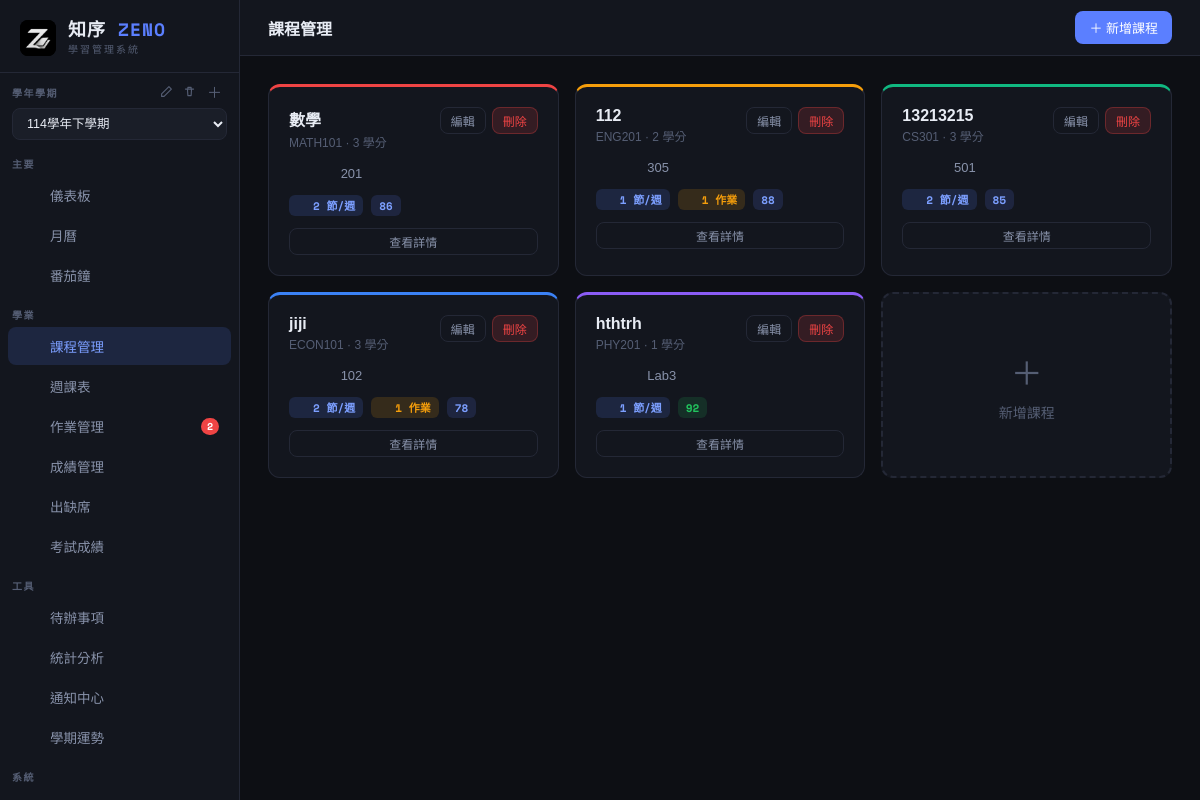
Screenshot of /courses.php (signed in) with the database file from the repository.
### tables this page shows
CREATE TABLE courses (
    id INTEGER PRIMARY KEY AUTOINCREMENT,
    name TEXT NOT NULL,
    code TEXT,
    teacher TEXT,
    location TEXT,
    color TEXT DEFAULT '#6366f1',
    credits INTEGER DEFAULT 3,
    created_at DATETIME DEFAULT CURRENT_TIMESTAMP
, semester_id INTEGER DEFAULT 1);

### courses.php (the view, shortened to what this page needs)
<?php
require_once 'includes/functions.php';
require_once 'includes/db.php';
$sem_id = active_semester_id($pdo);
$courses = $pdo->prepare("
    SELECT c.*,
        (SELECT COUNT(*) FROM assignments WHERE course_id=c.id AND status='pending') as pending_hw,
        (SELECT ROUND(AVG(score/max_score*100),1) FROM grades WHERE course_id=c.id) as avg_grade,
        (SELECT COUNT(*) FROM schedule WHERE course_id=c.id) as schedule_count
    FROM courses c WHERE c.semester_id=? ORDER BY c.id
");
$courses->execute([$sem_id]);
$courses = $courses->fetchAll();
$pending_assignments = $pdo->query("SELECT COUNT(*) FROM assignments WHERE status='pending'")->fetchColumn() ?: null;
?>
<a href="#" onclick="openModal('addModal')" class="btn btn-primary">＋ 新增課程</a>
<?php
require_once 'includes/header.php';
?>
<div class="grid grid-3" style="margin-bottom:20px">
    <?php foreach($courses as $c): ?>
    <div class="card" style="border-top: 3px solid <?= h($c['color']) ?>">
        <div style="display:flex;align-items:flex-start;justify-content:space-between;margin-bottom:12px">
            <div>
                <div style="font-size:16px;font-weight:700;color:var(--text)"><?= h($c['name']) ?></div>
                <div style="font-size:12px;color:var(--text3);margin-top:2px"><?= h($c['code']) ?> · <?= $c['credits'] ?> 學分</div>
            </div>
            <div style="display:flex;gap:6px">
                <button class="btn btn-ghost btn-sm" onclick="editCourse(<?= htmlspecialchars(json_encode($c)) ?>)">編輯</button>
                <form method="post" style="display:inline" onsubmit="return confirm('確定刪除「<?= h($c['name']) ?>」？')">
                    <button class="btn btn-danger btn-sm">刪除</button>
                </form>
            </div>
        </div>
        <div style="display:flex;gap:16px;margin-bottom:14px;font-size:13px;color:var(--text2)">
            <span><?=svg_icon('teacher')?> <?= h($c['teacher'] ?? '—') ?></span>
            <span><?=svg_icon('location')?> <?= h($c['location'] ?? '—') ?></span>
        </div>
        <div style="display:flex;gap:8px;flex-wrap:wrap">
            <span class="badge badge-blue"><?=svg_icon('calendar')?> <?= $c['schedule_count'] ?> 節/週</span>
            <?php if($c['pending_hw'] > 0): ?>
            <span class="badge badge-yellow"><?=svg_icon('assignments')?> <?= $c['pending_hw'] ?> 作業</span>
            <?php endif; ?>
            <?php if($c['avg_grade']): ?>
            <?= grade_badge($c['avg_grade']) ?>
            <?php endif; ?>
        </div>
        <div style="display:flex;gap:6px;margin-top:12px">
            <a href="course_detail.php?id=<?= $c['id'] ?>" class="btn btn-ghost btn-sm" style="flex:1;justify-content:center">查看詳情</a>
        </div>
    </div>
    <?php endforeach; ?>
    <div class="card" style="border:2px dashed var(--border);display:flex;align-items:center;justify-content:center;cursor:pointer;min-height:160px"
         onclick="openModal('addModal')">
        <div style="text-align:center;color:var(--text3)">
            <div style="font-size:32px;margin-bottom:8px">＋</div>
            <div>新增課程</div>
        </div>
    </div>
</div>
<?php require_once 'includes/footer.php'; ?>

### includes/functions.php (shortened to what this page needs)
<?php
function svg_icon($key, $size = 16) {
    $s = $size;
    $svg = $icons[$key] ?? $icons['notes'];
    return "<span class='nav-svg-icon' style='display:inline-flex;align-items:center;justify-content:center;width:{$s}px;height:{$s}px;flex-shrink:0'>{$svg}</span>";
}
function nav_item($icon, $label, $page, $current, $badge = null) {
    $active = ($current === $page) ? ' active' : '';
    $b = $badge ? "<span class='nav-badge'>{$badge}</span>" : '';
    $icon_html = svg_icon($icon);
    echo "<a href='{$page}' class='nav-item{$active}'><span class='icon'>{$icon_html}</span>{$label}{$b}</a>";
}
function h($s) { return htmlspecialchars($s ?? '', ENT_QUOTES); }
function grade_badge($pct) {
    if ($pct >= 90) return "<span class='badge badge-green'>" . round($pct) . "</span>";
    if ($pct >= 75) return "<span class='badge badge-blue'>"  . round($pct) . "</span>";
    return "<span class='badge badge-red'>" . round($pct) . "</span>";
}

### includes/header.php (style rules this page uses)
:root { --bg: #0d0f14; --bg2: #13161e; --bg3: #1a1e28; --border: #242836; --text: #e8ecf4; --text2: #8892aa; --text3: #555e74; --accent: #5b7fff; --accent2: #7c9fff; --green: #22c55e; --red: #ef4444; --yellow: #f59e0b; --purple: #a78bfa; --cyan: #06b6d4; --card-radius: 12px; --sidebar-w: 240px; }
* { margin:0; padding:0; box-sizing:border-box; }
body { font-family: 'Noto Sans TC', sans-serif; background: var(--bg); color: var(--text); display: flex; min-height: 100vh; font-size: 14px; }
.nav-item { display: flex; align-items: center; gap: 10px; padding: 9px 12px; margin: 1px 8px; border-radius: 8px; color: var(--text2); text-decoration: none; font-size: 13.5px; transition: all .15s; cursor: pointer; }
.nav-item.active { background: rgba(91,127,255,.15); color: var(--accent2); }
.nav-item .icon { font-size: 16px; width: 20px; text-align: center; }
.nav-badge { margin-left: auto; background: var(--red); color: white; font-size: 10px; font-family: 'Space Mono', monospace; padding: 1px 6px; border-radius: 10px; font-weight: 700; }
.btn { display: inline-flex; align-items: center; gap: 6px; padding: 7px 14px; border-radius: 8px; font-size: 13px; font-family: 'Noto Sans TC', sans-serif; font-weight: 500; cursor: pointer; border: none; text-decoration: none; transition: all .15s; }
.btn-primary { background: var(--accent); color: white; }
.btn-ghost { background: transparent; color: var(--text2); border: 1px solid var(--border); }
.btn-danger { background: rgba(239,68,68,.15); color: var(--red); border: 1px solid rgba(239,68,68,.3); }
.btn-sm { padding: 4px 10px; font-size: 12px; }
.card { background: var(--bg2); border: 1px solid var(--border); border-radius: var(--card-radius); padding: 20px; }
.grid { display: grid; gap: 16px; }
.grid-3 { grid-template-columns: repeat(3, 1fr); }
.badge { display: inline-flex; align-items: center; padding: 2px 8px; border-radius: 6px; font-size: 11px; font-weight: 600; font-family: 'Space Mono', monospace; }
.badge-green { background: rgba(34,197,94,.15); color: var(--green); }
.badge-yellow { background: rgba(245,158,11,.15); color: var(--yellow); }
.badge-blue { background: rgba(91,127,255,.15); color: var(--accent2); }

### rows the page displays
courses: name "數學", code "MATH101", credits "3", location "201", schedule_count "2", pct "86"
courses: name "112", code "ENG201", credits "2", location "305", schedule_count "1", pending_hw "1", pct "88"
courses: name "13213215", code "CS301", credits "3", location "501", schedule_count "2", pct "85"
courses: name "jiji", code "ECON101", credits "3", location "102", schedule_count "2", pending_hw "1", pct "78"
courses: name "hthtrh", code "PHY201", credits "1", location "Lab3", schedule_count "1", pct "92"

### other values shown
$label "儀表板 月曆 番茄鐘 課程管理 週課表 作業管理 成績管理 出缺席 考試成績 待辦事項 統計分析 通知中心 學期運勢"
$badge "2"
$page_title "課程管理"
form field value "114學年下學期"
